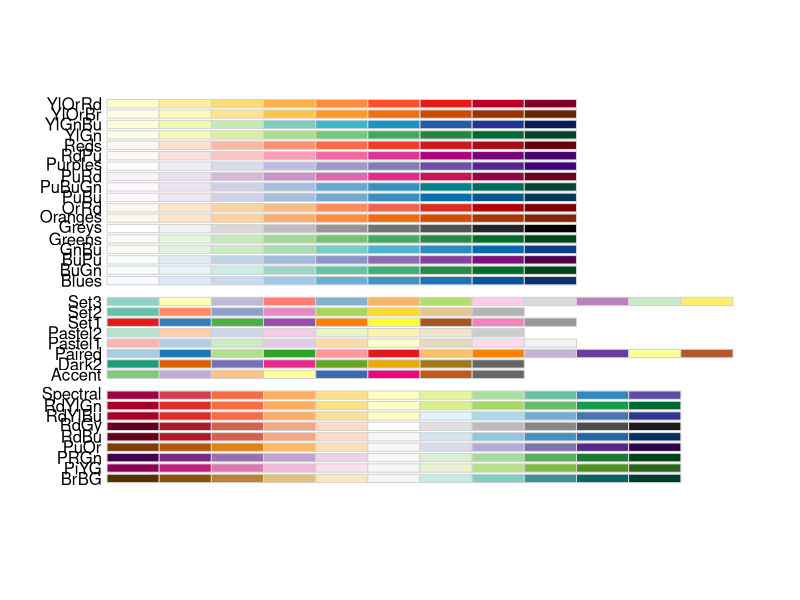
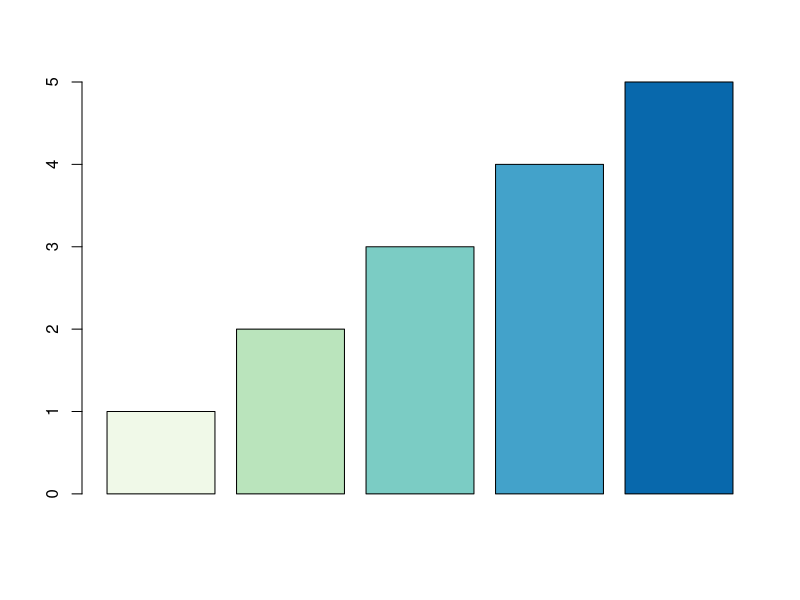
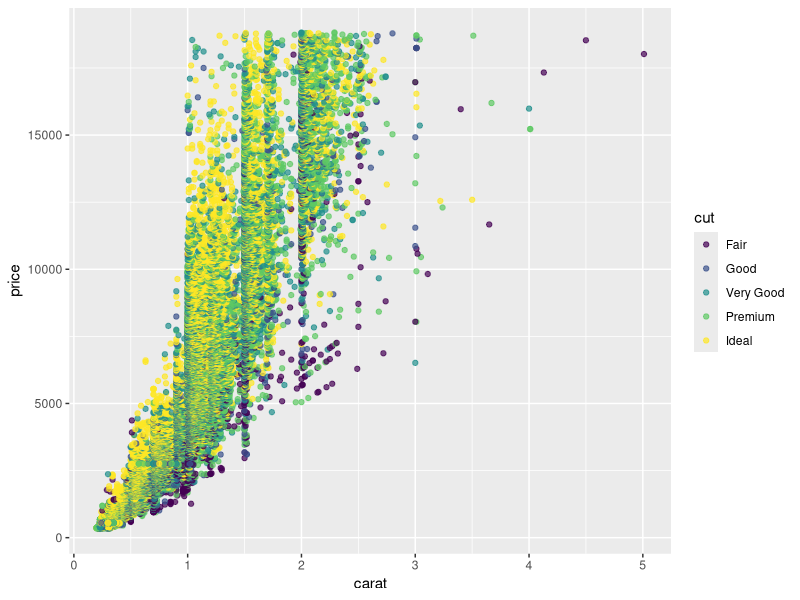
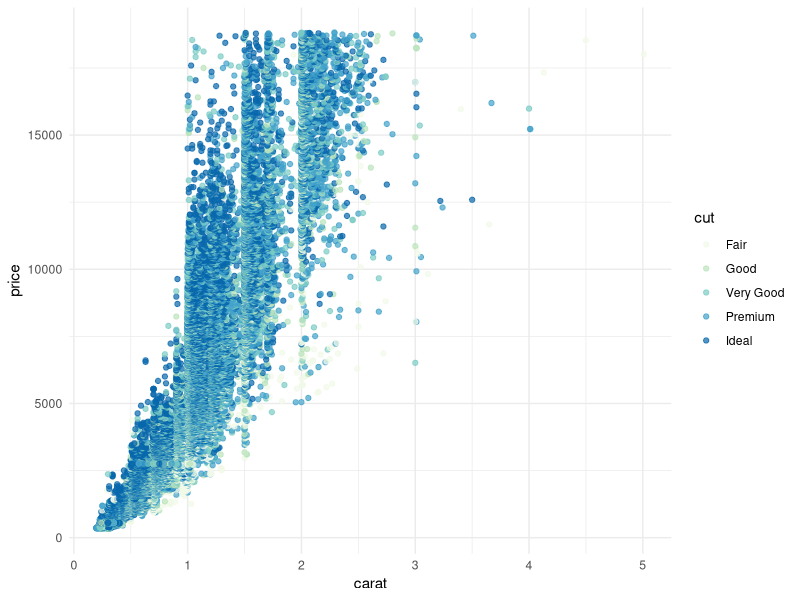

Generate these figures, in order, with R:
library(RColorBrewer)
library(tidyverse)
RColorBrewer::display.brewer.all()

# In base R
(cols <- brewer.pal(n=5,name = "GnBu")) # 5表示YlOrRd颜色组用五个颜色显示从低到高
barplot(height=1:5,width = 1,col = cols)

# In ggolot2
library(magrittr)
library(ggplot2)

diamonds %>% 
  ggplot(aes(carat,price,col=cut)) +
  geom_point(alpha=.7)

diamonds %>% 
  ggplot(aes(carat,price,col=cut)) +
  geom_point(alpha=.7)+
  scale_color_brewer(palette = "GnBu")+
  theme_minimal()

diamonds %>% 
  select(cut,price) %>% 
  group_by(cut) %>% 
  summarise(avg=sum(price)/n(),price=sum(price),n=n())
